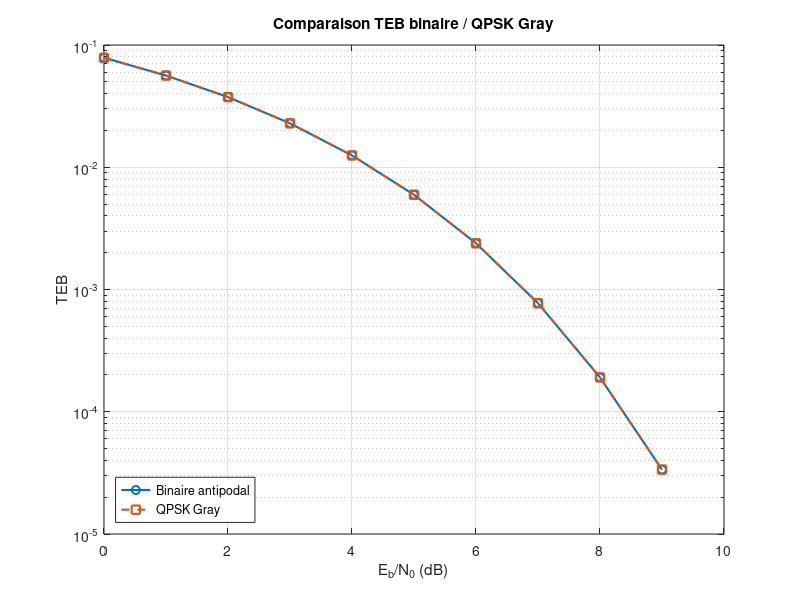

The MATLAB source for this figure:
%% Partie 5 - Question 4
% Comparaison TEB binaire / QPSK Gray

clear;
clc;
close all;

%% Parametres

EbN0_dB = 0:9;
EbN0 = 10.^(EbN0_dB/10);

% FonctionQ
Q = @(x) 0.5 * erfc(x/sqrt(2));

%% TEB theorique binaire antipodal

TEB_binaire = Q(sqrt(2*EbN0));

%% TEB theorique QPSK Gray
TEB_qpsk = Q(sqrt(2*EbN0));

%% Affichage

fprintf('Eb/N0(dB)   Binaire        QPSK Gray\n');

for i = 1:length(EbN0_dB)

    fprintf('%3d         %.6e    %.6e\n', ...
        EbN0_dB(i), ...
        TEB_binaire(i), ...
        TEB_qpsk(i));

end

%% Trace

figure;

semilogy(EbN0_dB, TEB_binaire, '-o', 'LineWidth', 1.5);
hold on;

semilogy(EbN0_dB, TEB_qpsk, '--s', 'LineWidth', 1.5);

grid on;

xlabel('E_b/N_0 (dB)');
ylabel('TEB');

title('Comparaison TEB binaire / QPSK Gray');

legend('Binaire antipodal', ...
       'QPSK Gray', ...
       'Location', 'southwest');
